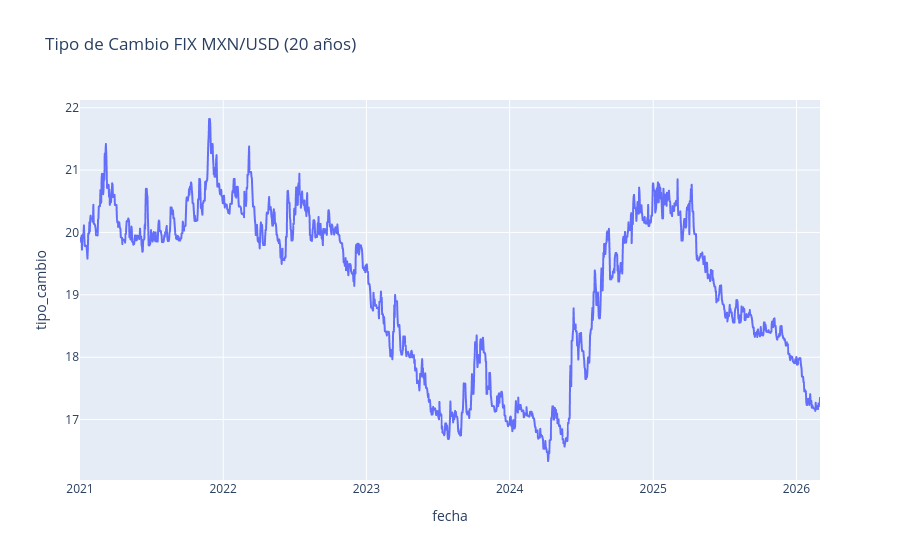

The notebook cell this image was saved under:
### Markdown cell above
## <font color= #003366> **Visualización de la serie de tiempo** </font>

### Code cell
df = df_daily[df_daily.index >= "2021-01-01"]

df_plot = df.reset_index()

fig = px.line(
    df_plot,
    x="fecha",
    y="tipo_cambio",
    title="Tipo de Cambio FIX MXN/USD (20 años)"
)

fig.show()

### Figure 1 — Plotly figure (JSON) as saved in the notebook; plotly's stock layout.template omitted (floating-point values rounded to 4 significant figures; data arrays with more than 128 entries replaced by an {"elided": "..."} marker saying what was removed)
{"data": [{"hovertemplate": "fecha=%{x}<br>tipo_cambio=%{y}<extra></extra>", "legendgroup": "", "line": {"color": "#636efa", "dash": "solid"}, "marker": {"symbol": "circle"}, "mode": "lines", "name": "", "showlegend": false, "type": "scattergl", "x": {"elided": "1887 str values"}, "xaxis": "x", "y": {"elided": "1887 float values"}, "yaxis": "y"}], "layout": {"legend": {"tracegroupgap": 0}, "title": {"text": "Tipo de Cambio FIX MXN/USD (20 años)"}, "xaxis": {"anchor": "y", "domain": [0, 1], "title": {"text": "fecha"}}, "yaxis": {"anchor": "x", "domain": [0, 1], "title": {"text": "tipo_cambio"}}}}
